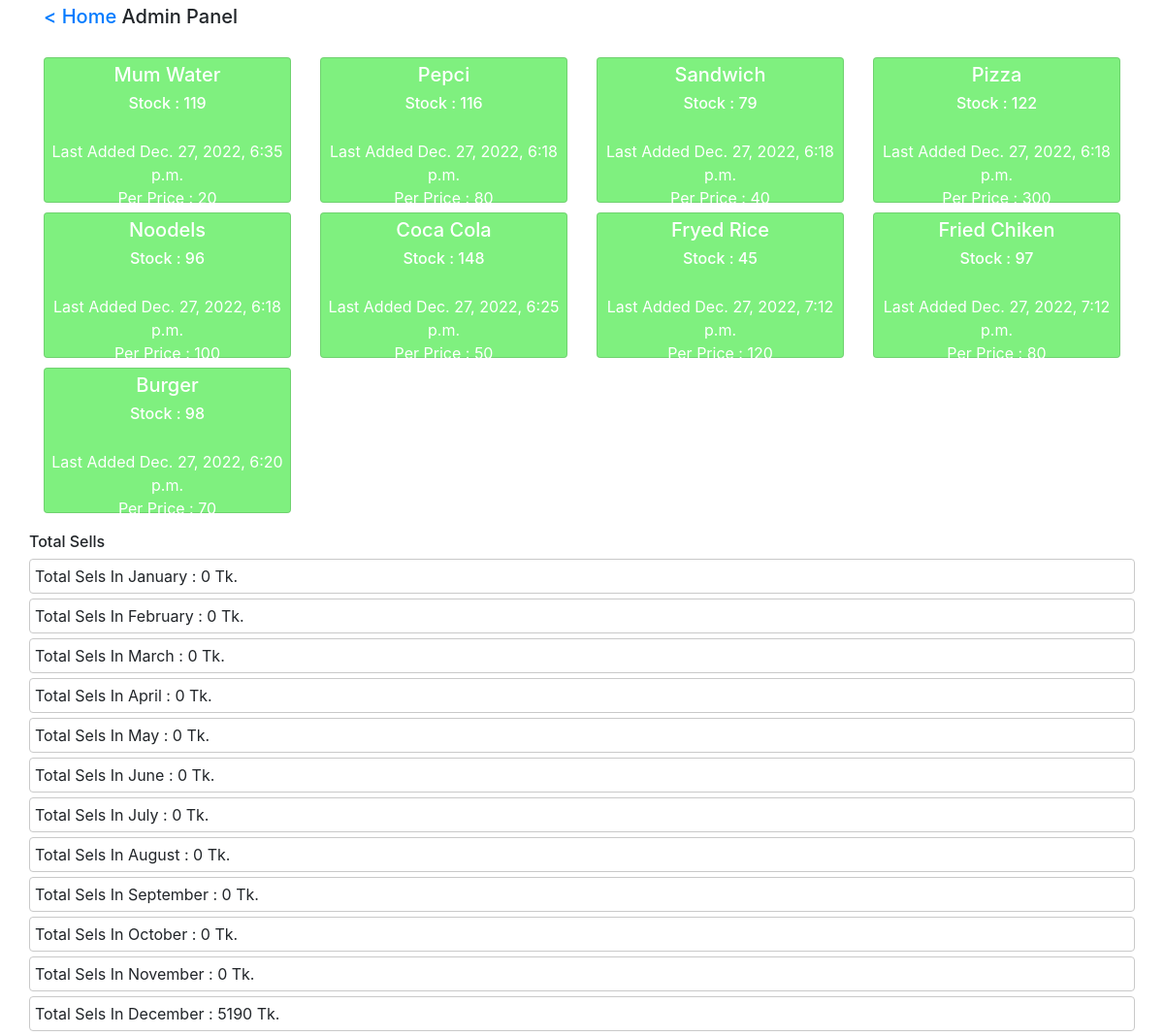
Page /show_admin (signed in) on the committed database.
### my_app/models.py (models this page shows, shortened)
class Food(models.Model):
    food_id = models.CharField(max_length=20)
    name = models.CharField(max_length=100)
    price = models.IntegerField()
    stock = models.IntegerField(null=True,blank=True)
    modifyed = models.DateTimeField(auto_now=True)

### my_app/views.py (the view)
# urls.py: path('show_admin',views.show_admin)
def show_admin(request):
    if request.user.is_superuser:
        food = Food.objects.all().exclude(food_id="null")
        return render(request,'admin.html',{"data":food,"m1":calc('01'),"m2":calc('02'),"m2":calc('02'),"m3":calc('03'),"m4":calc('04'),"m5":calc('05'),"m6":calc('06'),"m7":calc('07'),"m8":calc('08'),"m9":calc('09'),"m10":calc('10'),"m11":calc('11'),"m12":calc('12')})
    else:
        return render(request,'thank_you.html',{"m":"Sorry You Are Not Admin"})

### my_app/views.py (called while the page is built)
def calc(mo):
    m1 = day.objects.filter(date__month=mo)
    pm1 = 0
    for i in m1:
        pm1+=i.total_sell
    return pm1

### templates/admin.html (shortened to what this page needs)
<!DOCTYPE html>
<html lang="en">
<head>
    <link rel="stylesheet" href="https://cdn.jsdelivr.net/npm/bootstrap@4.1.3/dist/css/bootstrap.min.css">
    <link rel="stylesheet" href="https://cdnjs.cloudflare.com/ajax/libs/font-awesome/6.2.1/css/all.min.css" />
</head>
<body onload = "JavaScript:AutoRefresh(10000);">
    <div class="container">
        <h5> <a href="/">< Home</a>   Admin Panel</h5>
        <div class="row">
            {% for data in data %}
            <div class="col-3">
                <div class="card">
                    <h5>{{data.name}}</h5>
                    <h6>Stock : {{data.stock}}</h6>
                    <p>Last Added {{data.modifyed}}<br>Per Price : {{data.price}}</p>
                </div>
            </div>
            {% endfor %}
    </div>
    <div class="row">
        <h6>Total Sells </h6>
        <div class="col-12">
            Total Sels In January : {{m1}} Tk.
        </div>
        <div class="col-12">
            Total Sels In February : {{m2}} Tk.
        </div>
        <div class="col-12">
            Total Sels In March : {{m3}} Tk.
        </div>
        <div class="col-12">
            Total Sels In April : {{m4}} Tk.
        </div>
        <div class="col-12">
            Total Sels In May : {{m5}} Tk.
        </div>
        <div class="col-12">
            Total Sels In June : {{m6}} Tk.
        </div>
        <div class="col-12">
            Total Sels In July : {{m7}} Tk.
        </div>
        <div class="col-12">
            Total Sels In August : {{m8}} Tk.
        </div>
        <div class="col-12">
            Total Sels In September : {{m9}} Tk.
        </div>
        <div class="col-12">
            Total Sels In October : {{m10}} Tk.
        </div>
        <div class="col-12">
            Total Sels In November : {{m11}} Tk.
        </div>
        <div class="col-12">
            Total Sels In December : {{m12}} Tk.
        </div>
    </div>
</body>
</html>

### templates/admin.html (style rules this page uses)
.col-3 { height: 150px; margin-top: 10px; }
.row { margin-top: 20px; }
h5 { margin-top: 5px; }
.card { height: 100%; text-align: center; background-color: #7FF07F; color: white; }
.card p { margin-top: 20px; }
.col-12 { border: solid 1px rgb(201, 201, 201); border-radius: 4px; padding: 5px; margin-bottom: 5px; }
.row h6 { text-align:center; }

### rows in the picture
Food: name "Mum Water", stock "119", modifyed "Dec. 27, 2022, 6:35 p.m.", price "20"
Food: name "Pepci", stock "116", modifyed "Dec. 27, 2022, 6:18 p.m.", price "80"
Food: name "Sandwich", stock "79", modifyed "Dec. 27, 2022, 6:18 p.m.", price "40"
Food: name "Pizza", stock "122", modifyed "Dec. 27, 2022, 6:18 p.m.", price "300"
Food: name "Noodels", stock "96", modifyed "Dec. 27, 2022, 6:18 p.m.", price "100"
Food: name "Coca Cola", stock "148", modifyed "Dec. 27, 2022, 6:25 p.m.", price "50"
Food: name "Fryed Rice", stock "45", modifyed "Dec. 27, 2022, 7:12 p.m.", price "120"
Food: name "Fried Chiken", stock "97", modifyed "Dec. 27, 2022, 7:12 p.m.", price "80"
Food: name "Burger", stock "98", modifyed "Dec. 27, 2022, 6:20 p.m.", price "70"

### other values in the picture
{{ m1 }} "0"
{{ m2 }} "0"
{{ m3 }} "0"
{{ m4 }} "0"
{{ m5 }} "0"
{{ m6 }} "0"
{{ m7 }} "0"
{{ m8 }} "0"
{{ m9 }} "0"
{{ m10 }} "0"
{{ m11 }} "0"
{{ m12 }} "5190"
